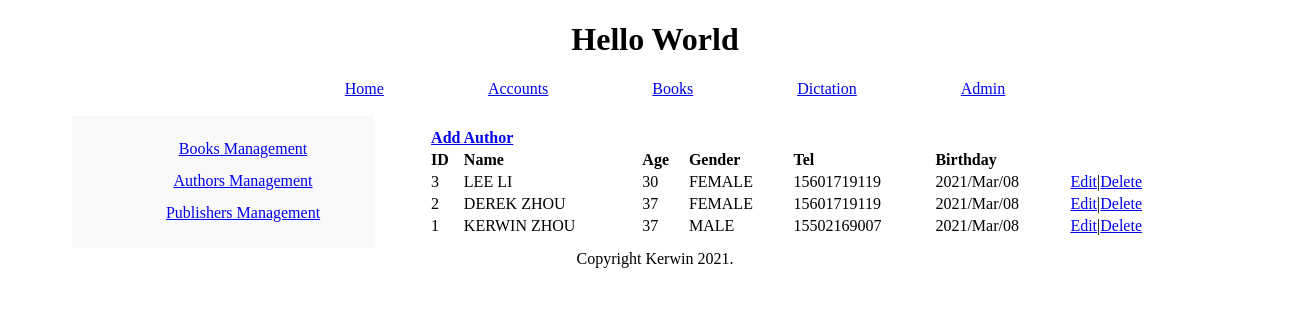
Page /books/authors/ on the committed database.
### BookModel/models.py (models this page shows, shortened)
class Author(models.Model):
    name = models.CharField(max_length=32)
    age = models.SmallIntegerField()

class AuthorDetail(models.Model):
    gender = models.SmallIntegerField(
        choices=common.GENDER_LIST)
    tel = models.CharField(max_length=32)
    address = models.CharField(max_length=64)
    birthday = models.DateField()
    author = models.OneToOneField(
        "Author", related_name="detail", primary_key=True, unique=True, on_delete=models.CASCADE)

### BookModel/views.py (the view)
# urls.py: path('authors/', views.authors),
def authors(request):
    l1 = Author.objects.all().order_by('-id')
    return render(request, 'books/authors.html', {'context': l1})

### Templates/Books/authors.html
{%extends 'base.html'%}{%block mainbody%}
<table class="nav">
  <tr>
    <td class="nav-bar">{%include 'books/nav.html'%}</td>
    <td class="container">
      <table>
        <thead>
          <tr>
            <th colspan="4" style="text-align: left">
              <a href="add">Add Author</a>
            </th>
          </tr>
          <tr>
            <th>ID</th>
            <th>Name</th>
            <th>Age</th>
            <th>Gender</th>
            <th>Tel</th>
            <th>Birthday</th>
            <th></th>
          </tr>
        </thead>
        <tbody>
          {% for author in context %}
          <tr>
            <td>{{author.id}}</td>
            <td>{{author.name|truncatechars:15|upper}}</td>
            <td>{{author.age}}</td>
            <td>{{author.detail.get_gender_display|upper}}</td>
            <td>{{author.detail.tel}}</td>
            <td>{{author.detail.birthday|date:"Y/M/d"}}</td>
            <td>
              <a href="edit/{{author.id}}">Edit</a>|<a
                href="del?id={{author.id}}"
                >Delete</a
              >
            </td>
          </tr>
          {%empty%}
          <tr>
            <td colspan="7">No records</td>
          </tr>
          {% endfor %}
        </tbody>
      </table>
    </td>
  </tr>
</table>
{%endblock mainbody%}

### Statics/css/main.css (style rules this page uses)
body { margin: 0 auto; padding: 0; width: 1300px; text-align: center; }
table { margin: 0 auto; width: 90%; }
.nav .nav-bar { width: 300px; line-height: 200%; text-align: center; background: #f9f9f9; vertical-align: top; }
.nav .container { padding: 10px; text-align: left; vertical-align: top; }

### rows in the picture
Author: id "3", name "LEE LI", age "30", detail.gender "FEMALE", detail.tel "15601719119", detail.birthday "2021/Mar/08"
Author: id "2", name "DEREK ZHOU", age "37", detail.gender "FEMALE", detail.tel "15601719119", detail.birthday "2021/Mar/08"
Author: id "1", name "KERWIN ZHOU", age "37", detail.gender "MALE", detail.tel "15502169007", detail.birthday "2021/Mar/08"
